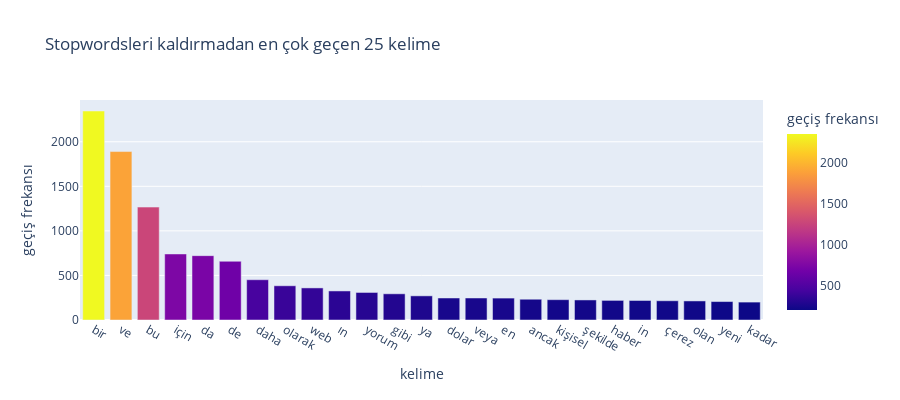

Write notebook code for a chart like this one.
### Code cell
def get_top_n_words(corpus, n=None):
    vec = CountVectorizer().fit(corpus)
    bag_of_words = vec.transform(corpus)
    sum_words = bag_of_words.sum(axis=0)
    words_freq = [(word, sum_words[0, idx]) for word, idx in vec.vocabulary_.items()]
    words_freq =sorted(words_freq, key = lambda x: x[1], reverse=True)
    return words_freq[:n]
common_words = get_top_n_words(data['Body_text'], 25)
df1 = pd.DataFrame(common_words, columns = ['kelime' , 'geçiş frekansı'])
fig = px.bar(df1, x='kelime', y='geçiş frekansı',
             hover_data=['kelime', 'geçiş frekansı'], color='geçiş frekansı',
             title='Stopwordsleri kaldırmadan en çok geçen 25 kelime',
             height=400)
fig.show()

### Figure 1 — Plotly figure (JSON) as saved in the notebook; plotly's stock layout.template omitted (floating-point values rounded to 4 significant figures)
{"data": [{"alignmentgroup": "True", "hovertemplate": "kelime=%{x}<br>geçiş frekansı=%{marker.color}<extra></extra>", "legendgroup": "", "marker": {"color": [2345, 1890, 1267, 741, 722, 659, 452, 384, 360, 326, 309, 294, 271, 247, 247, 246, 233, 228, 225, 220, 219, 216, 214, 207, 201], "coloraxis": "coloraxis", "pattern": {"shape": ""}}, "name": "", "offsetgroup": "", "orientation": "v", "showlegend": false, "textposition": "auto", "x": ["bir", "ve", "bu", "için", "da", "de", "daha", "olarak", "web", "ın", "yorum", "gibi", "ya", "dolar", "veya", "en", "ancak", "kişisel", "şekilde", "haber", "in", "çerez", "olan", "yeni", "kadar"], "xaxis": "x", "y": [2345, 1890, 1267, 741, 722, 659, 452, 384, 360, 326, 309, 294, 271, 247, 247, 246, 233, 228, 225, 220, 219, 216, 214, 207, 201], "yaxis": "y", "type": "bar"}], "layout": {"xaxis": {"anchor": "y", "domain": [0.0, 1.0], "title": {"text": "kelime"}}, "yaxis": {"anchor": "x", "domain": [0.0, 1.0], "title": {"text": "geçiş frekansı"}}, "coloraxis": {"colorbar": {"title": {"text": "geçiş frekansı"}}, "colorscale": [[0.0, "#0d0887"], [0.1111, "#46039f"], [0.2222, "#7201a8"], [0.3333, "#9c179e"], [0.4444, "#bd3786"], [0.5556, "#d8576b"], [0.6667, "#ed7953"], [0.7778, "#fb9f3a"], [0.8889, "#fdca26"], [1.0, "#f0f921"]]}, "legend": {"tracegroupgap": 0}, "title": {"text": "Stopwordsleri kaldırmadan en çok geçen 25 kelime"}, "barmode": "relative", "height": 400}}
